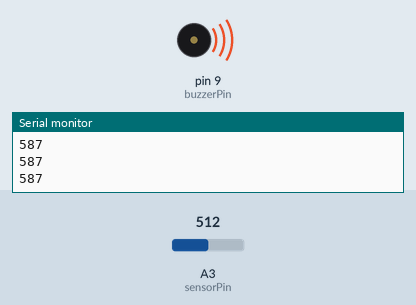
A sketch run on a simulated Arduino Uno, built with avr-gcc and run on an emulated ATmega328P. Shown: buzzer (waves = sounding), the last lines printed to the serial monitor. The test bench sets the inputs (shaded band); at power-on: A3 (sensorPin) = 512.

Above: at 1.2 s.
1.3 s: A3 (sensorPin) set to 314
At 2.1 s:
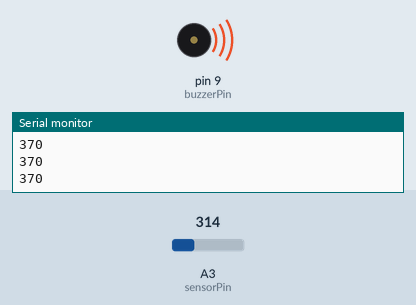
2.8 s: A3 (sensorPin) set to 290
At 3.3 s:
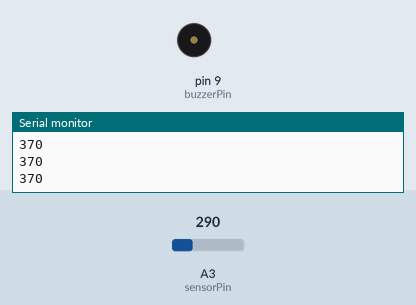
4.3 s: A3 (sensorPin) set to 306
At 5.5 s:
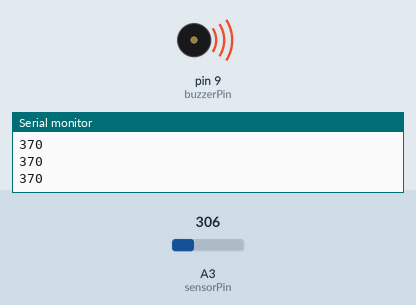
5.8 s: A3 (sensorPin) set to 122
At 7.0 s:
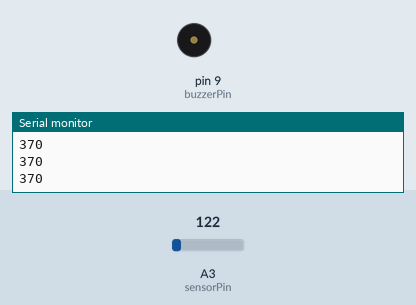
Timing chart, 0 to 8.3 s (numbered marks = the images above; inputs shaded):
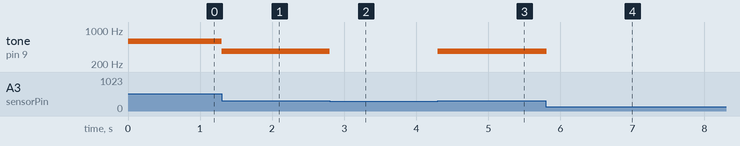

Measured:
- the behaviour switches between 301 and 300 on A3 (sensorPin) (found by bisection; images 1 and 2)
- after the input at 1.3 s, tone on pin 9 (buzzerPin): 587 Hz → 370 Hz at once
- after the input at 2.8 s, tone on pin 9 (buzzerPin): 370 Hz → silent at once
- after the input at 4.3 s, tone on pin 9 (buzzerPin): silent → 370 Hz at once
- after the input at 5.8 s, tone on pin 9 (buzzerPin): 370 Hz → silent at once

The sketch:

touch_instrument.ino
```cpp
// Plan is visible here : https://www.tinkercad.com/things/lIbUFHAwG9m

const int sensorPin = 3;
const int buzzerPin = 9;

const int minValue = 300;
const int maxValue = 1000;

const int multiplier = 1;
const int delayBetweenNotes = 10;

int sensorValue = 0;
int noteFrequency = 0;

// List of frequencies from https://github.com/bhagman/Tone#musical-notes
int notes[] = {
  31,
  33,
  35,
  37,
  39,
  41,
  44,
  46,
  49,
  52,
  55,
  58,
  62,
  65,
  69,
  73,
  78,
  82,
  87,
  93,
  98,
  104,
  110,
  117,
  123,
  131,
  139,
  147,
  156,
  165,
  175,
  185,
  196,
  208,
  220,
  233,
  247,
  262,
  277,
  294,
  311,
  330,
  349,
  370,
  392,
  415,
  440,
  466,
  494,
  523,
  554,
  587,
  622,
  659,
  698,
  740,
  784,
  831,
  880,
  932,
  988,
  1047,
  1109,
  1175,
  1245,
  1319,
  1397,
  1480,
  1568,
  1661,
  1760,
  1865,
  1976,
  2093,
  2217,
  2349,
  2489,
  2637,
  2794,
  2960,
  3136,
  3322,
  3520,
  3729,
  3951,
  4186,
  4435,
  4699,
  4978
};

const int notesLength = 89;

void setup()
{
  pinMode(buzzerPin, OUTPUT);
  Serial.begin(9600);
}

void loop()
{
  sensorValue = analogRead(sensorPin);
  playNote();
}

void playNote() {
  if(shouldPlayNote()) {
    tone(buzzerPin, noteFrequency);
    delay(delayBetweenNotes);
  } else {
    noTone(buzzerPin);
  }
}

bool shouldPlayNote() {
  if(sensorValue > minValue && sensorValue < maxValue) {
    setNote();
    return true;
  }

  return false;
}

void setNote() {
  noteFrequency = getNearestNote(sensorValue+50 * multiplier);
  Serial.println(noteFrequency);
}

int getNearestNote(int value) {
  for(int i = 0; i < notesLength; i++) {
    if(notes[i] > value) {
      return notes[i];
    }
  }
}
```
